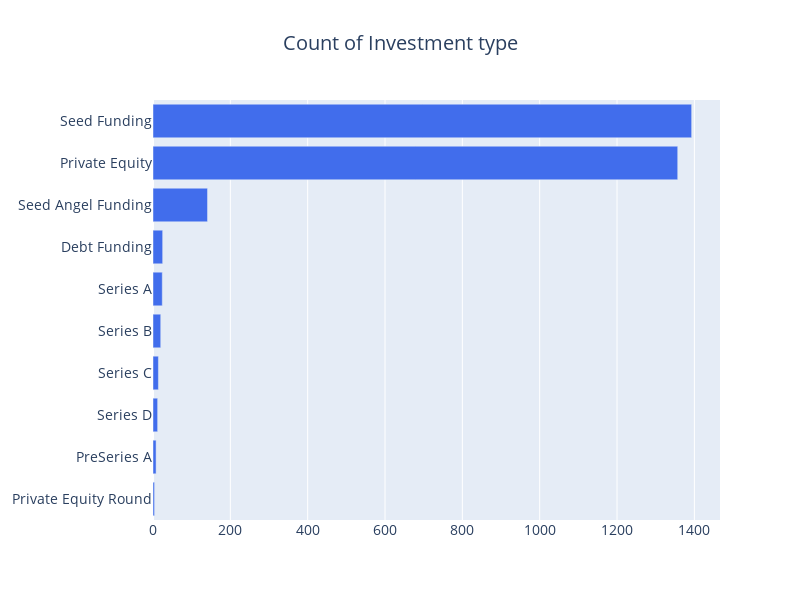

The cell this chart's notebook holds for it:
### Code cell
def horizontal_bar_chart(srs, color):
    trace = go.Bar(
        x=srs.values[::-1],
        y=srs.index[::-1],
        showlegend=False,
        orientation = 'h',
        marker=dict(
            color=color,
        ),
    )
    return trace

cnt_srs = df['InvestmentType'].value_counts()[:10]
layout = go.Layout(
    title=go.layout.Title(
        text="Count of Investment type",
        x=0.5
    ),
    font=dict(size=14),
    width=800,
    height=600,
)

data = [horizontal_bar_chart(cnt_srs, "#416DEC")]
fig = go.Figure(data=data, layout=layout)
py.iplot(fig, filename="funding")

### Figure 1 — Plotly figure (JSON) as saved in the notebook; plotly's stock layout.template omitted (floating-point values rounded to 4 significant figures)
{"data": [{"marker": {"color": "#416DEC"}, "orientation": "h", "showlegend": false, "type": "bar", "x": [4, 8, 12, 14, 20, 24, 25, 141, 1357, 1393], "y": ["Private Equity Round", "PreSeries A", "Series D", "Series C", "Series B", "Series A", "Debt Funding", "Seed Angel Funding", "Private Equity", "Seed Funding"]}], "layout": {"font": {"size": 14}, "height": 600, "title": {"text": "Count of Investment type", "x": 0.5}, "width": 800}}
